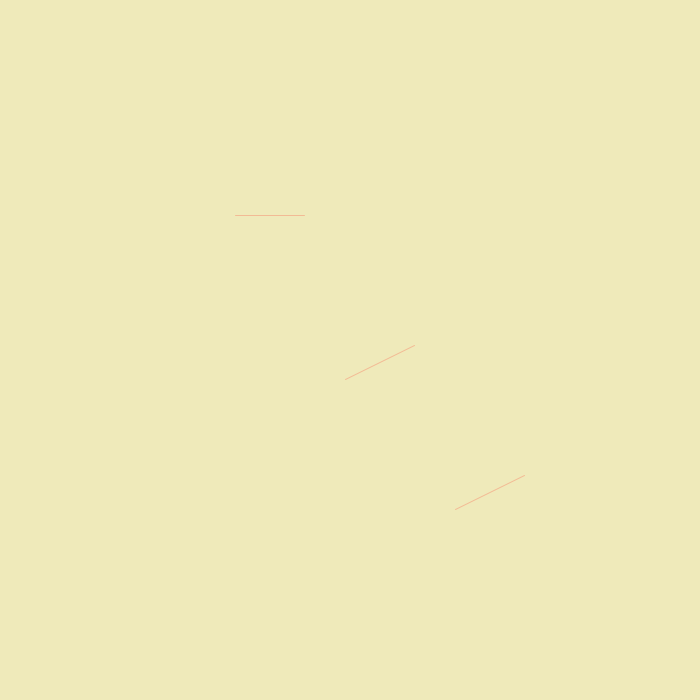
Frame 1 (no input)
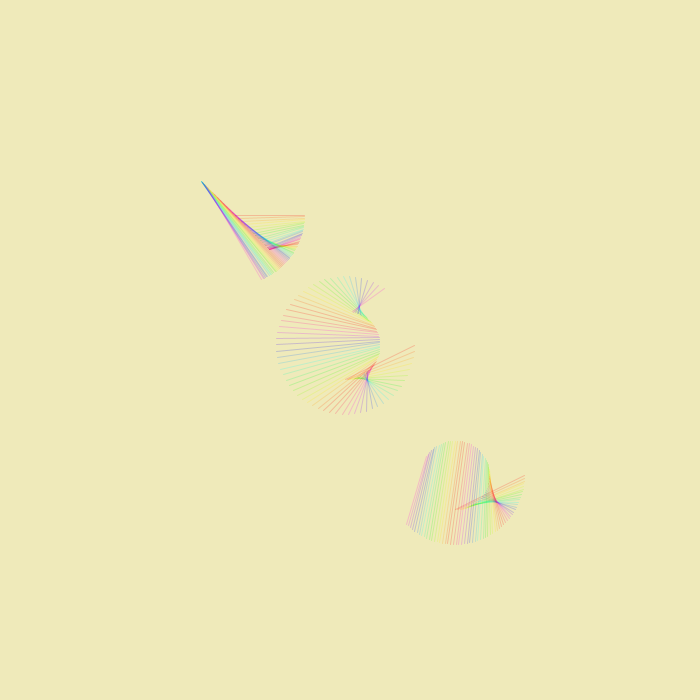
Frame 60 (the mouse pressed at the canvas centre just before this capture)
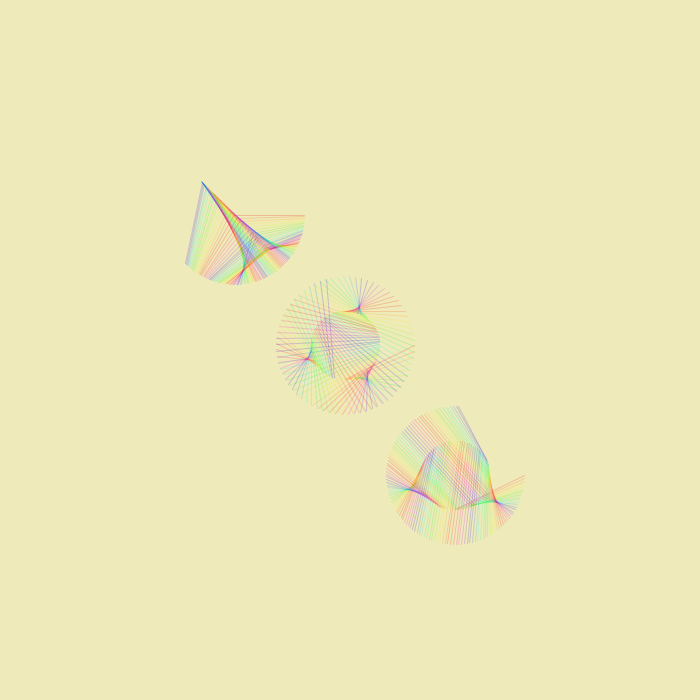
Frame 120 (the mouse held since frame 60 and released just before this capture)

The Processing sketch that drew these frames (run headless with seeded random() and noise(); from frame 60 on, the mouse is pressed at the canvas centre):

// Processing sketch: processing_118769
// ── processing_118769.pde

float a = 0;
float b = 0;
float c = 0;
float d = 0;
float e = 0;
float f = 0;
float g = 0;

void setup() {
  background(239,234,186);
  colorMode(HSB, 100);
  size(700, 700);
  frameRate(60);
  smooth();
}

void draw() {
  stroke(c, 170, 100, 20);
  
  float x0 = map(sin(a), -10, 10, 1, width - 10);
  float y0 = map(cos(a), -10, 10, 1, height - 10);
  
  float x1 = map(sin(b), -5, 5, 1, width - 10);
  float y1 = map(cos(b), -5, 5, 1, height - 10);
  
  
  float x2 = map(sin(d), -10, 10, 1, width - 10);
  float y2 = map(cos(d), -10, 10, 1, height - 10);
  
  float x3 = map(sin(e), -5, 5, 1, width - 10);
  float y3 = map(cos(e), -5, 5, 1, height - 10);
  
  
  float x4 = map(sin(f), -10, 10, 1, width - 10);
  float y4 = map(cos(f), -10, 10, 1, height - 10);
  
  float x5 = map(sin(g), -5, 5, 1, width - 10);
  float y5 = map(cos(g), -5, 5, 1, height - 10);
  
  
  line(x0, y0, y1, x1);
  
  translate(110, 130);
  line(x2, y2, y3, x3);
  
  translate(-220, -260);
  line(x4, x4, y5, x5);
  
  a = a + 0.05;
  b = b + 0.09;
  
  d = d + 0.07;
  e = e + 0.04;
  
  f = f + 0.09;
  g = g + 0.02;
  
  c = c + 5;
  if (c > 100) {
    c = 0;
  }
  
}
